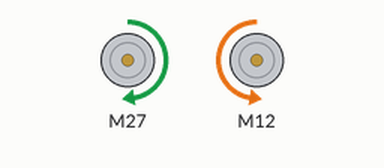
The sketch below on a simulated ESP32. Parts: 2 × DC motor (green arrow = forward, orange = backward, longer = faster).

Above: at 0.5 s.
At 1.5 s:
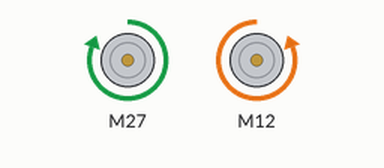
At 3.5 s:
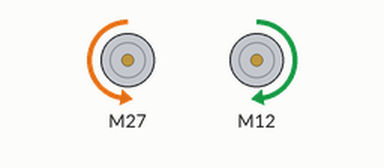
At 5.5 s:
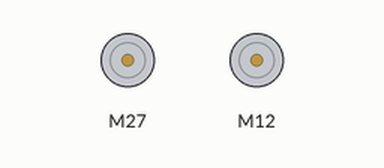
Timing chart, 0 to 7.8 s (numbered marks = the images above):
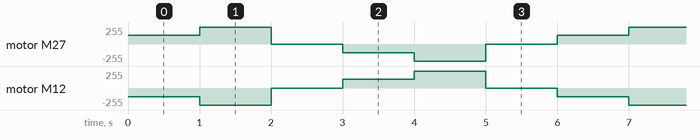

Measured:
- by itself, motor M27: repeats every 6.0 s: forward 255/255 1.0 s, stopped 1.0 s, backward 128/255 1.0 s, backward 255/255 1.0 s, stopped 1.0 s, forward 128/255 1.0 s
- by itself, motor M12: repeats every 6.0 s: backward 255/255 1.0 s, stopped 1.0 s, forward 128/255 1.0 s, forward 255/255 1.0 s, stopped 1.0 s, backward 128/255 1.0 s

The sketch:

DrivingMotors.ino
```cpp
#include "CytronMotorDriver.h"

// Define Pin.
#define M1A_Pin 27
#define M1B_Pin 14
#define M2A_Pin 12
#define M2B_Pin 13

// Configure the motor driver.
CytronMD motor1(PWM_PWM, M1A_Pin, M1B_Pin);
CytronMD motor2(PWM_PWM, M2A_Pin, M2B_Pin);


// The setup routine runs once when you press reset.
void setup() {

}


// The loop routine runs over and over again forever.
void loop() {
  motor1.setSpeed(128);   // Motor 1 runs forward at 50% speed.
  motor2.setSpeed(-128);  // Motor 2 runs backward at 50% speed.
  delay(1000);

  motor1.setSpeed(255);   // Motor 1 runs forward at full speed.
  motor2.setSpeed(-255);  // Motor 2 runs backward at full speed.
  delay(1000);

  motor1.setSpeed(0);     // Motor 1 stops.
  motor2.setSpeed(0);     // Motor 2 stops.
  delay(1000);

  motor1.setSpeed(-128);  // Motor 1 runs backward at 50% speed.
  motor2.setSpeed(128);   // Motor 2 runs forward at 50% speed.
  delay(1000);

  motor1.setSpeed(-255);  // Motor 1 runs backward at full speed.
  motor2.setSpeed(255);   // Motor 2 runs forward at full speed.
  delay(1000);

  motor1.setSpeed(0);     // Motor 1 stops.
  motor2.setSpeed(0);     // Motor 2 stops.
  delay(1000);
}
```
